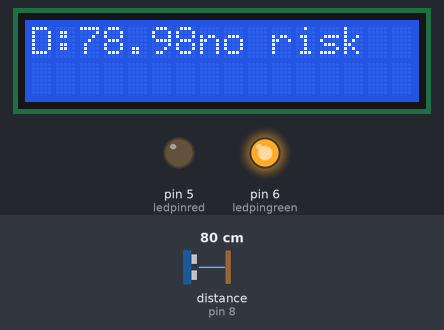
A sketch run on a simulated Arduino Uno, built with avr-gcc and run on an emulated ATmega328P. Parts: 16×2 character LCD, output pins drawn as LEDs (lit = HIGH). Wiring (inferred from the names in the program): ultrasonic range finder: trigger pin 9; echo pin 8. The inputs (shaded band) are chosen by the test bench; at power-on: distance to the obstacle (sensor on pin 8) 80 cm. The echo pulse lasts 58.3 µs per cm; pins used as bus, display or sensor lines are not drawn.

Above: at 1.2 s.
1.3 s: distance to the obstacle (sensor on pin 8) set to 12 cm
At 2.0 s:
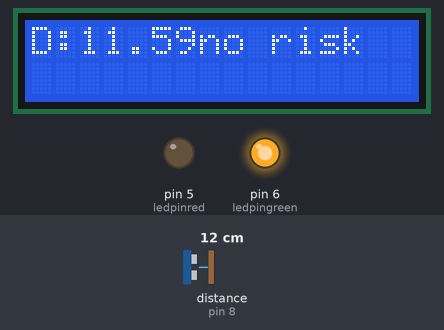
3.1 s: distance to the obstacle (sensor on pin 8) set to 9 cm
At 4.0 s:
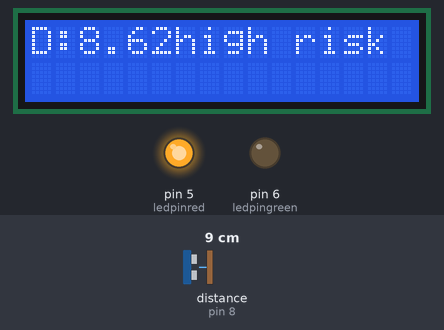
4.7 s: distance to the obstacle (sensor on pin 8) set to 18 cm
At 6.9 s:
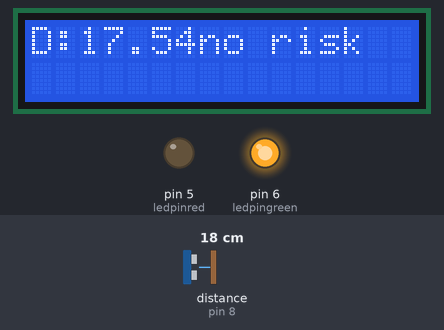
Timing chart, 0 to 8.4 s (numbered marks = the images above; inputs shaded):
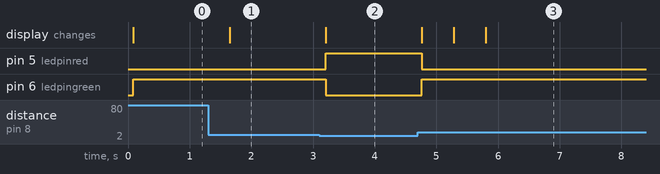

The sketch:

simple-ultrasonic-sensor-on-lcd-display.ino
```cpp
#include <LiquidCrystal_I2C.h>
LiquidCrystal_I2C lcd(0x27, 16, 2);
int trigPin = 9;
int echoPin = 8;
int ledpingreen = 6;
int ledpinred =  5;
float duration_us, distance_cm;
void setup() {
 lcd.init();
 lcd.backlight();
 pinMode(trigPin, OUTPUT);
 pinMode(echoPin, INPUT);
 pinMode(ledpingreen, OUTPUT);
 pinMode(ledpinred, OUTPUT);

}
void loop() {
 digitalWrite(trigPin, HIGH);
 delayMicroseconds(10);
 digitalWrite(trigPin, LOW);
 duration_us = pulseIn(echoPin, HIGH);
 distance_cm = 0.017 * duration_us;
 lcd.clear();
 lcd.setCursor(0, 0);
 lcd.print("D:");
 lcd.print(distance_cm);
 if (distance_cm < 10){
  lcd.print("high risk");
  digitalWrite(ledpinred,HIGH);
  digitalWrite(ledpingreen,LOW);
 }else{
  lcd.print("no risk");
  digitalWrite(ledpingreen,HIGH);
  digitalWrite(ledpinred,LOW);
 }
  delay(500);
}
```

Measured:
- the behaviour switches between 11 and 10 cm on distance to the obstacle (sensor on pin 8) (found by bisection; images 1 and 2)
- after the input at 1.3 s, the display: changes after 0.35 s (image 1)
- after the input at 3.1 s, pin 5 (ledpinred): LOW → HIGH after 0.10 s; pin 6 (ledpingreen): HIGH → LOW after 0.10 s; the display: changes after 0.10 s (image 2)
- after the input at 4.7 s, pin 5 (ledpinred): HIGH → LOW after 0.06 s; pin 6 (ledpingreen): LOW → HIGH after 0.06 s; the display: changes after 0.06 s (image 3)
